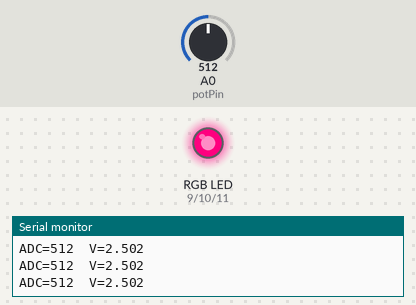
The sketch below on a simulated Arduino Uno, built with avr-gcc and run on an emulated ATmega328P. Parts: an RGB LED mixed from three pins (HIGH = lit), the last lines printed to the serial monitor. The inputs (shaded band) are chosen by the test bench; at power-on: A0 (potPin) = 512.

Above: at 1.2 s.
1.3 s: A0 (potPin) set to 306
At 2.0 s:
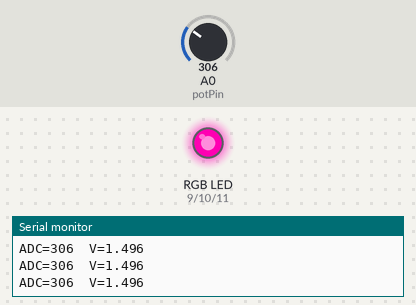
2.8 s: A0 (potPin) set to 122
At 3.5 s:
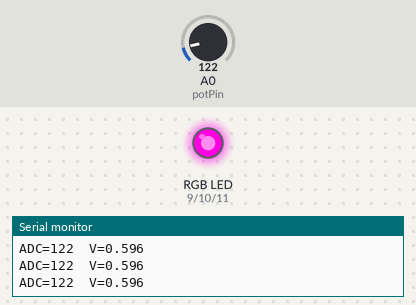
4.3 s: A0 (potPin) set to 900
At 5.5 s:
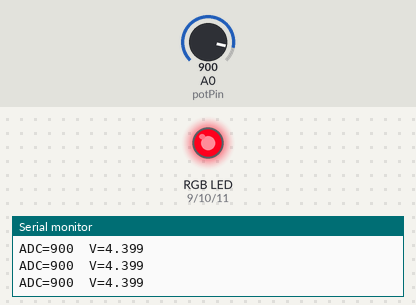
5.8 s: A0 (potPin) set to 1023
At 7.0 s:
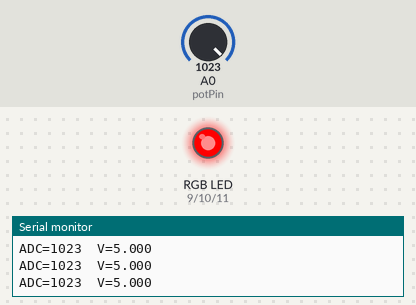
7.3 s: A0 (potPin) set to 511
At 7.9 s:
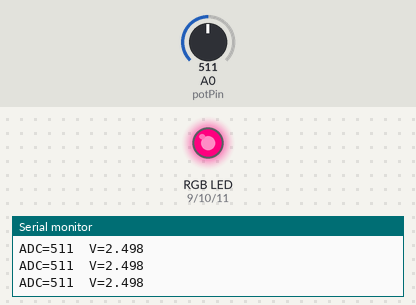
Timing chart, 0 to 9.8 s (numbered marks = the images above; inputs shaded):
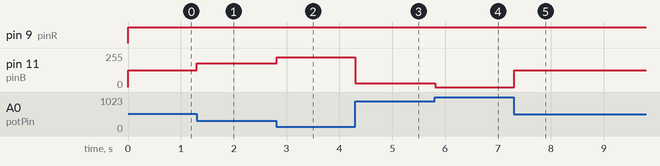

Measured:
- after the input at 1.3 s, pin 11 (pinB): 127/255 → 178/255 at once
- after the input at 2.8 s, pin 11 (pinB): 178/255 → 224/255 at once
- after the input at 4.3 s, pin 11 (pinB): 224/255 → 30/255 at once
- after the input at 5.8 s, pin 11 (pinB): 30/255 → 0/255 at once
- after the input at 7.3 s, pin 11 (pinB): 0/255 → 127/255 at once

The sketch:

AnalogInput.ino
```cpp
/**
 * @file Ex8_Analog.ino
 * @author
 * @date 2026-01-07
 * @brief Exercise 8: Read analog voltage from a potentiometer and fade an RGB LED.
 *
 * @details
 * This sketch reads an analog value from pin A0 using the Arduino Uno ADC (0..1023).
 * The ADC value is converted to voltage using a reference voltage (VREF).
 * The measured voltage is then mapped to a color fade:
 * - 0.0 V   -> Purple (R=255, G=0, B=255)
 * - 5.0 V+  -> Red    (R=255, G=0, B=0)
 *
 * The RGB LED is controlled using PWM via analogWrite() on pins 9, 10, and 11.
 *
 * @hardware
 * - Potentiometer:
 *   - Middle pin (wiper) -> A0
 *   - Outer pins -> 5.0V and GND
 * - RGB LED (common cathode / common ground):
 *   - Longest leg -> GND
 *   - R, G, B legs -> PWM pins 9, 10, 11 through resistors
 *
 * @note
 * VREF is set to 5.0 V (Uno default analog reference).
 */

#include <Arduino.h>

/**
 * @name RGB PWM pins
 * @brief PWM output pins used to drive the RGB LED channels.
 * @{
 */
const uint8_t pinR = 9;   ///< PWM pin for Red channel
const uint8_t pinG = 10;  ///< PWM pin for Green channel
const uint8_t pinB = 11;  ///< PWM pin for Blue channel
/** @} */

/**
 * @brief Analog input pin connected to the potentiometer wiper.
 */
const uint8_t potPin = A0;

/**
 * @brief ADC reference voltage in volts.
 * @details
 * Default Uno analog reference is ~5V (can vary slightly depending on USB power).
 */
const float VREF = 5.0;

/**
 * @brief Maximum expected input voltage from the potentiometer in volts.
 * @details
 * In this exercise the potentiometer is wired between 5.0V and GND, so the wiper
 * voltage range is 0..5.0V.
 */
const float MAX_INPUT_VOLT = 5.0;

/**
 * @brief Write PWM values to the RGB LED.
 *
 * @details
 * The input values are constrained to the valid PWM range (0..255) before being
 * written with analogWrite(). For a common-cathode RGB LED, higher values mean
 * brighter light for that color channel.
 *
 * @param r Red channel intensity (0..255)
 * @param g Green channel intensity (0..255)
 * @param b Blue channel intensity (0..255)
 */
void setRGB(int r, int g, int b) {
  analogWrite(pinR, constrain(r, 0, 255));
  analogWrite(pinG, constrain(g, 0, 255));
  analogWrite(pinB, constrain(b, 0, 255));
}

/**
 * @brief Arduino setup function.
 *
 * @details
 * Initializes serial communication and configures RGB pins as outputs.
 * Also turns the RGB LED off initially.
 */
void setup() {
  Serial.begin(115200);

  pinMode(pinR, OUTPUT);
  pinMode(pinG, OUTPUT);
  pinMode(pinB, OUTPUT);

  setRGB(0, 0, 0);
}

/**
 * @brief Arduino main loop.
 *
 * @details
 * 1) Reads the ADC value from the potentiometer (0..1023).
 * 2) Converts it into volts using VREF.
 * 3) Prints the ADC value and voltage to Serial with 3 decimals.
 * 4) Normalizes the voltage from 0..5.0V into a factor t in range 0..1.
 * 5) Fades the RGB LED from purple to red by decreasing the blue channel.
 */
void loop() {
  int adc = analogRead(potPin);              // 0..1023
  float volt = adc * (VREF / 1023.0);        // 0..~VREF

  // Print with 3 decimals
  Serial.print("ADC=");
  Serial.print(adc);
  Serial.print("  V=");
  Serial.println(volt, 3);

  // Normalize 0..5.0V -> 0..1 and clamp
  float t = volt / MAX_INPUT_VOLT;
  t = constrain(t, 0.0, 1.0);

  // 0V purple (255,0,255) -> 5.0V red (255,0,0)
  int r = 255;
  int g = 0;
  int b = (int)(255.0 * (1.0 - t));

  setRGB(r, g, b);

  delay(20); // smooth updates
}
```
